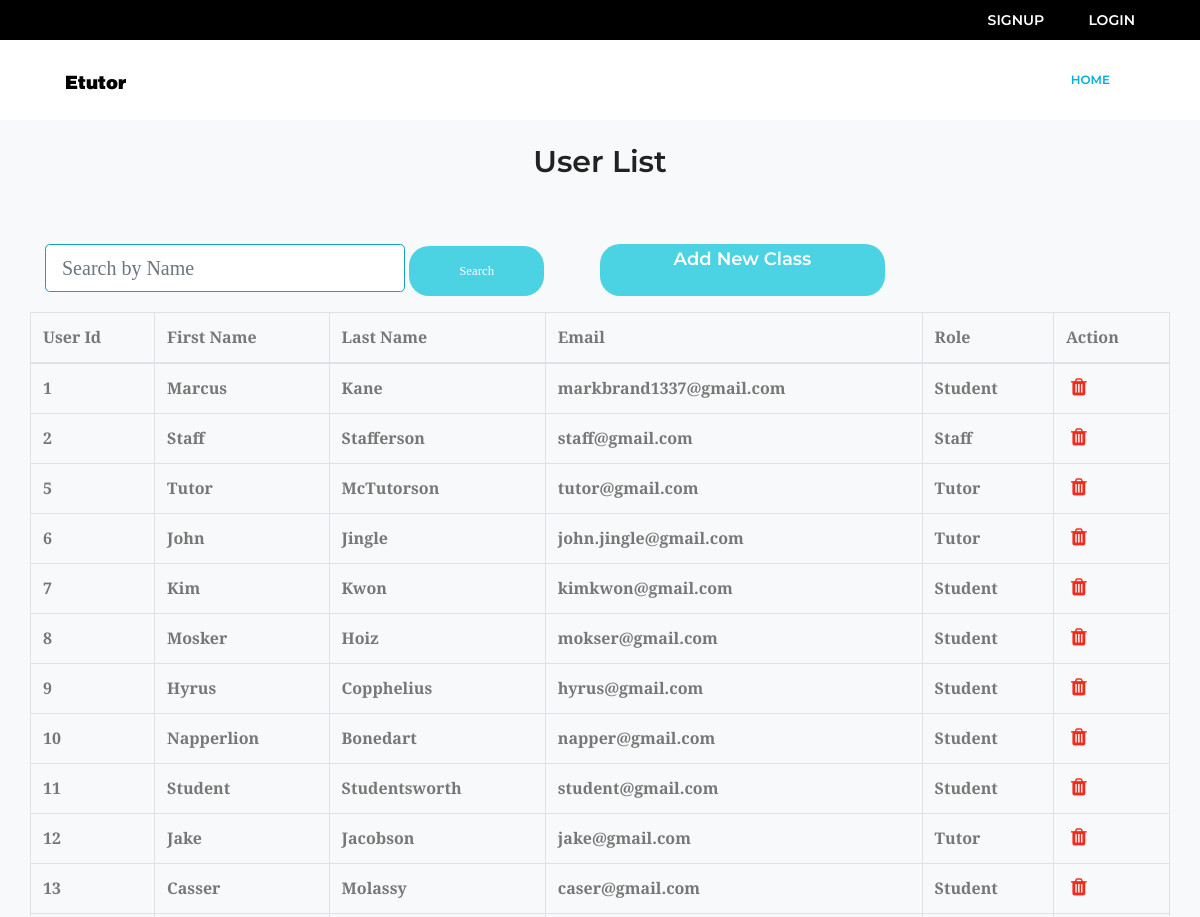
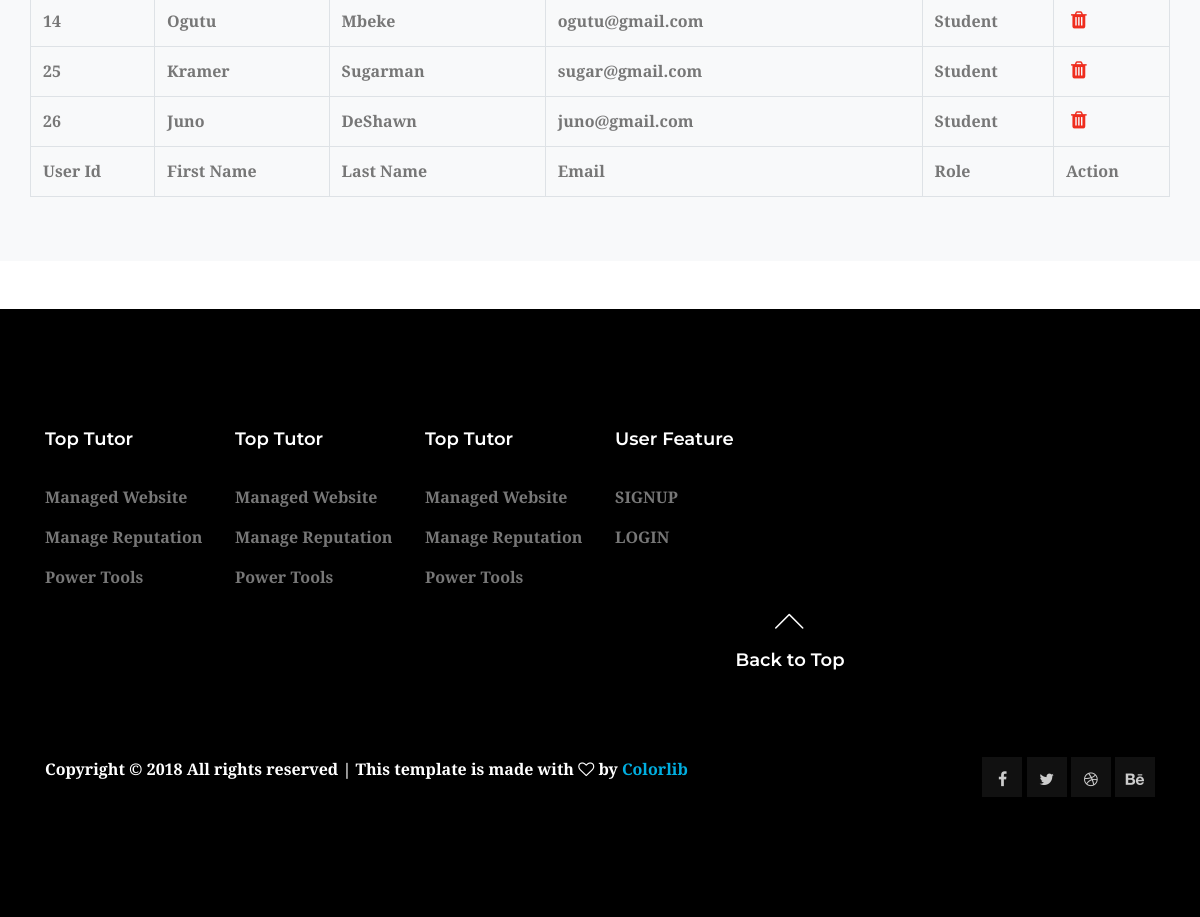
Screenshot of /user.php with the database file from the repository (2 pictures, top to bottom).
### tables this page shows
CREATE TABLE `tbluser` (
  `user_id` int(11) NOT NULL,
  `first_name` varchar(45) NOT NULL,
  `last_name` varchar(45) NOT NULL,
  `email` varchar(45) NOT NULL,
  `password` varchar(45) NOT NULL,
  `role` int(11) NOT NULL
);

### controller/c_router.php (called while the page is built)
<?php
class c_Router{
	public function loadView($view, $data=array()){
		include("view/v_layout.php");
	}
}

### controller/c_user.php (called while the page is built, shortened)
<?php
require_once("controller/c_router.php");
class c_User extends c_Router
{
	public function getUser()
	{
		$muser = new m_User();
		$userlist = $muser->getAllUser();
		$data = array('UserList' => $userlist);
		$this->loadView('v_user', $data);
	}
}

### user.php (called while the page is built)
<?php
require_once("controller/c_user.php");
$cuser = new c_User();
$cuser->getUser();

### model/dbconnect.php (called while the page is built, shortened)
<?php
class DbConnect
{
	public $_db = null;
	public $_sql = "";
	function DBconnect()
	{
		$this->_db = new PDO('mysql:host=localhost:4406;dbname=etutor', 'root', '');
		$this->_db->query('set names "utf8"');
	}
	public function setQuery($sql)
	{
		$this->_sql = $sql;
	}
	public function execute($options = array())
	{
		$this->_cursor = $this->_db->prepare($this->_sql);
		$this->_cursor->execute();
		return $this->_cursor;
	}
	public function getAllRows($options = array())
	{
		if (!$options) {
			if (!$result = $this->execute())
				return false;
		} else {
			if (!$result = $this->execute($options))
				return false;
		}
		return $result->fetchAll(PDO::FETCH_OBJ);
	}
}

### model/m_user.php (called while the page is built, shortened)
<?php
include_once('model/dbconnect.php');
class m_User extends DBconnect
{
	public function getAllUser()
	{
		$userlist = $this->getAllRows();
		return $userlist;
	}
}

### view/v_user.php (the view, shortened to what this page needs)
<div class="container mb-5 pb-5">
  <h2 class="pt-4 mb-5  text-center">User List</h2>
  <div class="row py-3">
    <form action="" method="post" class="col-6">
      <input type="text" name="search" class="d-inline form-control form-control-lg col-md-8 col-sm-12 border border-info" placeholder="Search by Name">
      <input type="submit" name="submit" value="Search" class="d-inline genric-btn success circle px-4 py-1 col-md-3 col-sm-12">
    </form>
    <a href="user_add.php" class="d-inline genric-btn success circle px-4 py-1 col-md-3 col-sm-12 float-right">
      <h4 class="text-white">Add New Class</h4>
    </a>
  </div>
  <div class="row">
    <table id="" class="table table-bordered table-hover">
      <thead>
        <tr>
          <th>User Id</th>
          <th>First Name</th>
          <th>Last Name</th>
          <th>Email</th>
          <th>Role</th>
          <th>Action</th>
        </tr>
      </thead>
      <tbody>
        <?php
        $userlist = $data['UserList'];
        foreach ($userlist as $user) {
        ?>
          <tr>
            <td><?= $user->user_id ?></td>
            <td><?= $user->first_name ?></td>
            <td><?= $user->last_name ?></td>
            <td> <?= $user->email ?></td>
            <?php if ($user->role == 1) {
              echo '<td> Student</td>';
            } else if ($user->role == 2) {
              echo '<td> Tutor</td>';
            } else if ($user->role == 0) {
              echo '<td> Staff</td>';
            } else {
              echo '<td> Undecided</td>';
            } ?>
            <td>
              <a href="user_delete.php?id=<?= $user->user_id ?>" onclick="return confirm('Are you sure you want to delete this?'); "><i class="fa fa-fw fa-trash" style="color:#EF2D1E; font-size:20px;"></i></a>
            </td>
          </tr>
        <?php
        }
        ?>
      </tbody>
      <tfoot>
        <tr>
          <th>User Id</th>
          <th>First Name</th>
          <th>Last Name</th>
          <th>Email</th>
          <th>Role</th>
          <th>Action</th>
        </tr>
      </tfoot>
    </table>
  </div>
</div>

### rows the page displays
tbluser: user_id "1", first_name "Marcus", last_name "Kane", email "markbrand1337@gmail.com", role "Student"
tbluser: user_id "2", first_name "Staff", last_name "Stafferson", email "staff@gmail.com", role "Staff"
tbluser: user_id "5", first_name "Tutor", last_name "McTutorson", email "tutor@gmail.com", role "Tutor"
tbluser: user_id "6", first_name "John", last_name "Jingle", email "john.jingle@gmail.com", role "Tutor"
tbluser: user_id "7", first_name "Kim", last_name "Kwon", email "kimkwon@gmail.com", role "Student"
tbluser: user_id "8", first_name "Mosker", last_name "Hoiz", email "mokser@gmail.com", role "Student"
tbluser: user_id "9", first_name "Hyrus", last_name "Copphelius", email "hyrus@gmail.com", role "Student"
tbluser: user_id "10", first_name "Napperlion", last_name "Bonedart", email "napper@gmail.com", role "Student"
tbluser: user_id "11", first_name "Student", last_name "Studentsworth", email "student@gmail.com", role "Student"
tbluser: user_id "12", first_name "Jake", last_name "Jacobson", email "jake@gmail.com", role "Tutor"
tbluser: user_id "13", first_name "Casser", last_name "Molassy", email "caser@gmail.com", role "Student"
tbluser: user_id "14", first_name "Ogutu", last_name "Mbeke", email "ogutu@gmail.com", role "Student"
tbluser: user_id "25", first_name "Kramer", last_name "Sugarman", email "sugar@gmail.com", role "Student"
tbluser: user_id "26", first_name "Juno", last_name "DeShawn", email "juno@gmail.com", role "Student"
